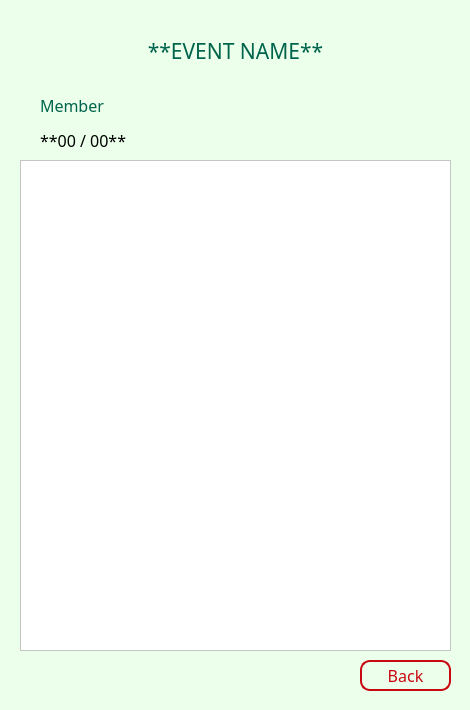
<?xml version="1.0" encoding="UTF-8"?>
<ui version="4.0">
 <class>Dialog</class>
 <widget class="QDialog" name="Dialog">
  <property name="geometry">
   <rect>
    <x>0</x>
    <y>0</y>
    <width>470</width>
    <height>710</height>
   </rect>
  </property>
  <property name="font">
   <font>
    <family>ZCOOL QingKe HuangYou</family>
    <pointsize>12</pointsize>
   </font>
  </property>
  <property name="windowTitle">
   <string>Board Game Community</string>
  </property>
  <property name="styleSheet">
   <string notr="true">background-color: rgb(235, 255, 235);</string>
  </property>
  <widget class="QLabel" name="lbl_title">
   <property name="geometry">
    <rect>
     <x>20</x>
     <y>20</y>
     <width>431</width>
     <height>61</height>
    </rect>
   </property>
   <property name="font">
    <font>
     <family>Bai Jamjuree</family>
     <pointsize>16</pointsize>
     <weight>50</weight>
     <italic>false</italic>
     <bold>false</bold>
    </font>
   </property>
   <property name="styleSheet">
    <string notr="true">background-color: rgba(255, 255, 255, 0);
color: rgb(0, 100, 76);
font: 16pt &quot;Bai Jamjuree&quot;;</string>
   </property>
   <property name="text">
    <string>**EVENT NAME**</string>
   </property>
   <property name="textFormat">
    <enum>Qt::AutoText</enum>
   </property>
   <property name="alignment">
    <set>Qt::AlignCenter</set>
   </property>
  </widget>
  <widget class="QPushButton" name="btn_back">
   <property name="geometry">
    <rect>
     <x>360</x>
     <y>660</y>
     <width>91</width>
     <height>31</height>
    </rect>
   </property>
   <property name="styleSheet">
    <string notr="true">background-color:  rgba(0, 0, 0, 0);
color: rgb(200, 9, 19);
font: 12pt &quot;ZCOOL QingKe HuangYou&quot;;
border-radius: 10px;
border: 2px solid rgb(200, 9, 19);</string>
   </property>
   <property name="text">
    <string>Back</string>
   </property>
  </widget>
  <widget class="QLabel" name="label_14">
   <property name="geometry">
    <rect>
     <x>40</x>
     <y>90</y>
     <width>211</width>
     <height>31</height>
    </rect>
   </property>
   <property name="font">
    <font>
     <family>ZCOOL QingKe HuangYou</family>
     <pointsize>12</pointsize>
     <weight>50</weight>
     <italic>false</italic>
     <bold>false</bold>
    </font>
   </property>
   <property name="styleSheet">
    <string notr="true">background-color: rgba(255, 255, 255, 0);
font: 12pt &quot;ZCOOL QingKe HuangYou&quot;;
color: rgb(0, 100, 76);</string>
   </property>
   <property name="text">
    <string>Member</string>
   </property>
  </widget>
  <widget class="QLabel" name="lbl_member">
   <property name="geometry">
    <rect>
     <x>40</x>
     <y>120</y>
     <width>381</width>
     <height>41</height>
    </rect>
   </property>
   <property name="font">
    <font>
     <family>Bai Jamjuree</family>
     <pointsize>12</pointsize>
     <weight>50</weight>
     <italic>false</italic>
     <bold>false</bold>
    </font>
   </property>
   <property name="styleSheet">
    <string notr="true">background-color: rgba(255, 255, 255, 0);
font: 12pt &quot;Bai Jamjuree&quot;;</string>
   </property>
   <property name="text">
    <string>**00 / 00**</string>
   </property>
  </widget>
  <widget class="QTableWidget" name="tbl_member">
   <property name="geometry">
    <rect>
     <x>20</x>
     <y>160</y>
     <width>431</width>
     <height>491</height>
    </rect>
   </property>
   <property name="styleSheet">
    <string notr="true">font: 10pt &quot;Bai Jamjuree&quot;;
background-color: rgb(255, 255, 255);</string>
   </property>
  </widget>
 </widget>
 <resources/>
 <connections/>
</ui>
